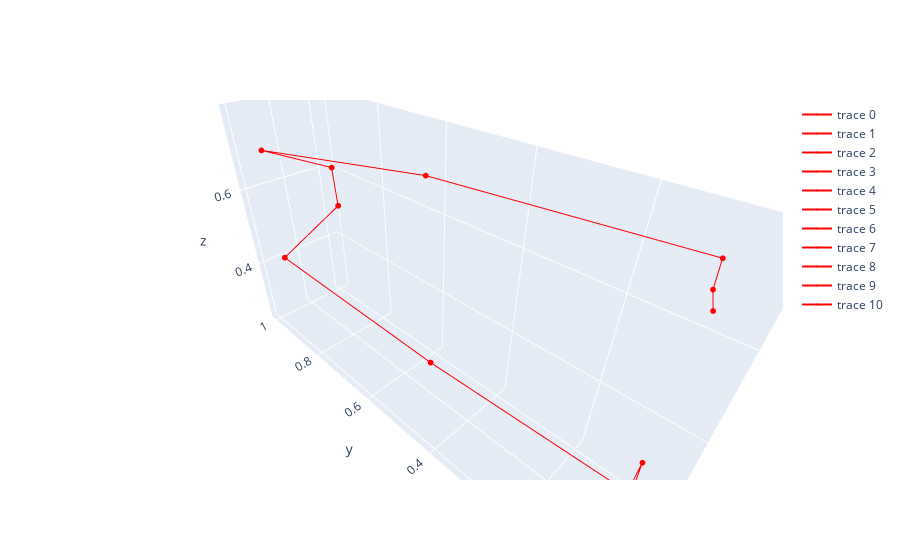

Write notebook code for a chart like this one.
### Code cell
landmark = MocapLowerLandmark.df2landmark(mocap_df, 300)

plot3d(landmark, MocapLowerLandmark.CONN_PATH_LIST)

### Figure 1 — Plotly figure (JSON) as saved in the notebook; plotly's stock layout.template omitted (floating-point values rounded to 4 significant figures)
{"data": [{"line": {"color": "red"}, "marker": {"color": "red", "size": 2}, "mode": "lines+markers+text", "type": "scatter3d", "x": [0.1991, 0.3681], "y": [0.05232, 0.0831], "z": [0.7726, 0.6963]}, {"line": {"color": "red"}, "marker": {"color": "red", "size": 2}, "mode": "lines+markers+text", "type": "scatter3d", "x": [0.3681, 0.3363], "y": [0.0831, 0.08211], "z": [0.6963, 0.7559]}, {"line": {"color": "red"}, "marker": {"color": "red", "size": 2}, "mode": "lines+markers+text", "type": "scatter3d", "x": [0.3363, 0.2859], "y": [0.08211, 0.509], "z": [0.7559, 0.7492]}, {"line": {"color": "red"}, "marker": {"color": "red", "size": 2}, "mode": "lines+markers+text", "type": "scatter3d", "x": [0.2859, 0.2376], "y": [0.509, 0.9798], "z": [0.7492, 0.6912]}, {"line": {"color": "red"}, "marker": {"color": "red", "size": 2}, "mode": "lines+markers+text", "type": "scatter3d", "x": [0.2376, 0.4203], "y": [0.9798, 0.9937], "z": [0.6912, 0.6004]}, {"line": {"color": "red"}, "marker": {"color": "red", "size": 2}, "mode": "lines+markers+text", "type": "scatter3d", "x": [0.4203, 0.4225], "y": [0.9937, 0.9896], "z": [0.6004, 0.4944]}, {"line": {"color": "red"}, "marker": {"color": "red", "size": 2}, "mode": "lines+markers+text", "type": "scatter3d", "x": [0.4225, 0.2336], "y": [0.9896, 0.9695], "z": [0.4944, 0.4203]}, {"line": {"color": "red"}, "marker": {"color": "red", "size": 2}, "mode": "lines+markers+text", "type": "scatter3d", "x": [0.2336, 0.3042], "y": [0.9695, 0.5169], "z": [0.4203, 0.3165]}, {"line": {"color": "red"}, "marker": {"color": "red", "size": 2}, "mode": "lines+markers+text", "type": "scatter3d", "x": [0.3042, 0.3534], "y": [0.5169, 0.07802], "z": [0.3165, 0.2723]}, {"line": {"color": "red"}, "marker": {"color": "red", "size": 2}, "mode": "lines+markers+text", "type": "scatter3d", "x": [0.3534, 0.3777], "y": [0.07802, 0.0783], "z": [0.2723, 0.3323]}, {"line": {"color": "red"}, "marker": {"color": "red", "size": 2}, "mode": "lines+markers+text", "type": "scatter3d", "x": [0.3777, 0.194], "y": [0.0783, 0.04195], "z": [0.3323, 0.2439]}], "layout": {"scene": {"aspectmode": "data", "camera": {"eye": {"x": -1, "y": -1, "z": 1}}}}}
